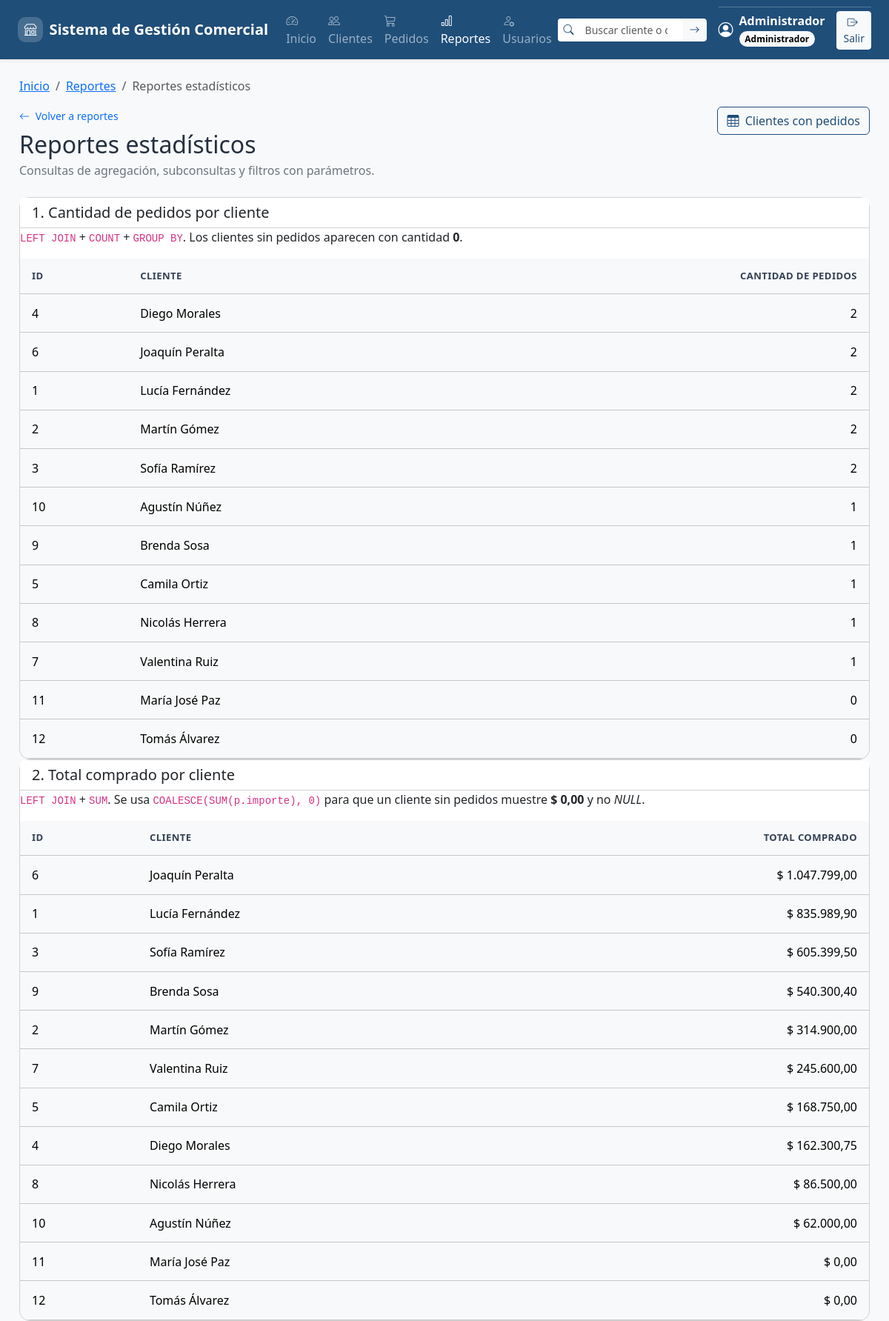
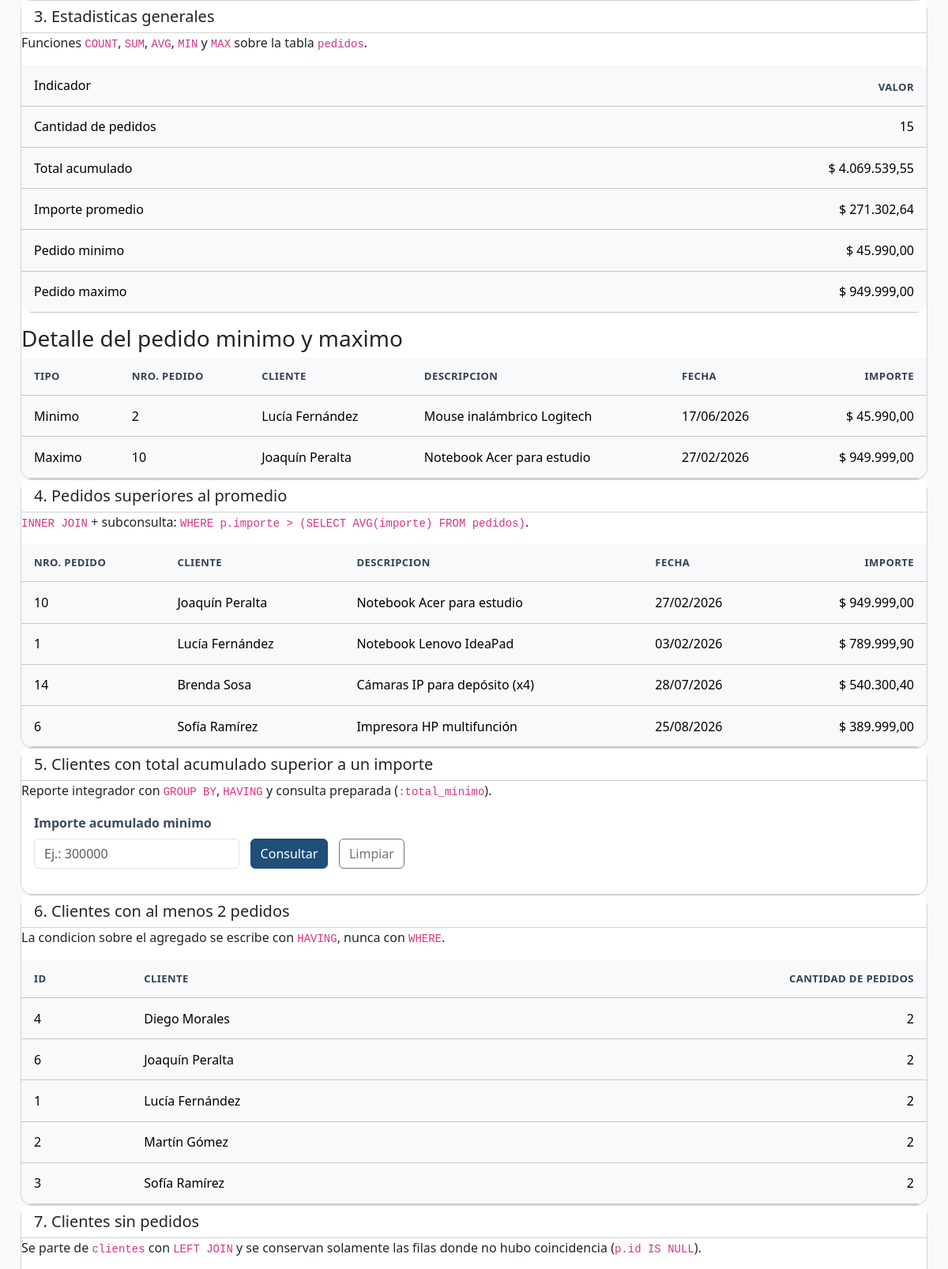
The app's page /reportes.php (signed in, upper part) with its own data (2 pictures, top to bottom).
### tables this page shows
CREATE TABLE IF NOT EXISTS `clientes` (
  `id` INT(11) NOT NULL AUTO_INCREMENT,
  `nombre` VARCHAR(80) NOT NULL,
  `email` VARCHAR(120) NOT NULL,
  `telefono` VARCHAR(30) DEFAULT NULL,
  `ciudad` VARCHAR(60) DEFAULT NULL,
  `fecha_alta` DATE NOT NULL,
  PRIMARY KEY (`id`)
);

CREATE TABLE IF NOT EXISTS `pedidos` (
  `id` INT(11) NOT NULL AUTO_INCREMENT,
  `cliente_id` INT(11) NOT NULL,
  `descripcion` VARCHAR(150) NOT NULL,
  `importe` DECIMAL(10,2) NOT NULL,
  `fecha_pedido` DATE NOT NULL,
  `estado` VARCHAR(20) NOT NULL DEFAULT 'pendiente',
  `usuario_id` INT(11) NOT NULL,
  PRIMARY KEY (`id`),
  KEY `fk_pedido_cliente` (`cliente_id`),
  KEY `fk_pedidos_usuario` (`usuario_id`),
  KEY `idx_pedidos_estado` (`estado`),
  KEY `idx_pedidos_fecha` (`fecha_pedido`),
  CONSTRAINT `fk_pedido_cliente`
    FOREIGN KEY (`cliente_id`) REFERENCES `clientes` (`id`)
    ON DELETE RESTRICT ON UPDATE CASCADE,
  CONSTRAINT `fk_pedidos_usuario`
    FOREIGN KEY (`usuario_id`) REFERENCES `usuarios` (`id`)
    ON DELETE RESTRICT ON UPDATE CASCADE,
  CONSTRAINT `chk_pedidos_importe` CHECK (`importe` > 0)
);

### reportes.php (the view, shortened to what the rows shown need)
<?php
require_once __DIR__ . "/includes/funciones.php";
$conexion = obtener_conexion();
function formatear_importe($valor): string
{
    return '$ ' . number_format((float) $valor, 2, ',', '.');
}
function formatear_fecha(?string $fecha): string
{
    $marca = strtotime($fecha);
    return $marca === false ? $fecha : date('d/m/Y', $marca);
}
$sql1 = "SELECT c.id,
                 c.nombre,
                 COUNT(p.id) AS cantidad_pedidos
          FROM clientes c
          LEFT JOIN pedidos p ON c.id = p.cliente_id
          GROUP BY c.id, c.nombre
          ORDER BY cantidad_pedidos DESC, c.nombre ASC";
$reporte1 = $conexion->query($sql1)->fetchAll();
$sql2 = "SELECT c.id,
                 c.nombre,
                 COALESCE(SUM(p.importe), 0) AS total_compras
          FROM clientes c
          LEFT JOIN pedidos p ON c.id = p.cliente_id
          GROUP BY c.id, c.nombre
          ORDER BY total_compras DESC, c.nombre ASC";
$reporte2 = $conexion->query($sql2)->fetchAll();
$sqlPedidoMinimo = "SELECT p.id,
                           c.nombre,
                           p.descripcion,
                           p.fecha_pedido,
                           p.importe
                    FROM pedidos p
                    INNER JOIN clientes c ON c.id = p.cliente_id
                    ORDER BY p.importe ASC, p.id ASC
                    LIMIT 1";
$pedidoMinimo = $conexion->query($sqlPedidoMinimo)->fetch() ?: null;
$sqlPedidoMaximo = "SELECT p.id,
                           c.nombre,
                           p.descripcion,
                           p.fecha_pedido,
                           p.importe
                    FROM pedidos p
                    INNER JOIN clientes c ON c.id = p.cliente_id
                    ORDER BY p.importe DESC, p.id ASC
                    LIMIT 1";
$pedidoMaximo = $conexion->query($sqlPedidoMaximo)->fetch() ?: null;
$sql4 = "SELECT p.id,
                 c.nombre,
                 p.descripcion,
                 p.fecha_pedido,
                 p.importe
          FROM pedidos p
          INNER JOIN clientes c ON c.id = p.cliente_id
          WHERE p.importe > (SELECT AVG(importe) FROM pedidos)
          ORDER BY p.importe DESC";
$reporte4 = $conexion->query($sql4)->fetchAll();
$sql6 = "SELECT c.id,
                 c.nombre,
                 COUNT(p.id) AS cantidad_pedidos
          FROM clientes c
          INNER JOIN pedidos p ON p.cliente_id = c.id
          GROUP BY c.id, c.nombre
          HAVING COUNT(p.id) >= 2
          ORDER BY cantidad_pedidos DESC, c.nombre ASC";
$reporte6 = $conexion->query($sql6)->fetchAll();
$sql9 = "SELECT p.id,
                 c.nombre,
                 p.descripcion,
                 p.fecha_pedido,
                 p.importe
          FROM pedidos p
          INNER JOIN clientes c ON c.id = p.cliente_id
          ORDER BY p.importe DESC, p.id ASC";
$reporte9 = $conexion->query($sql9)->fetchAll();
require_once __DIR__ . '/includes/header.php';
?>
<main id="contenidoPrincipal" class="contenedor">
    <div class="d-flex flex-column flex-md-row justify-content-between
                align-items-md-start gap-3 mb-4">
        <div>
            <h2 class="mt-2 mb-1">Reportes estadísticos</h2>
        </div>
    </div>
    <div class="card" id="reporte-1">
        <div class="card-header bg-white">
            <h2 class="h5 mb-0">1. Cantidad de pedidos por cliente</h2>
        </div>
        <div class="card-body p-0">
            <div class="table-responsive">
                <table class="table table-light mb-0">
                    <thead>
                        <tr>
                            <th>ID</th>
                            <th>Cliente</th>
                            <th class="numero">Cantidad de pedidos</th>
                        </tr>
                    </thead>
                    <tbody>
                        <?php foreach ($reporte1 as $fila): ?>
                            <tr>
                                <td><?= e($fila['id']) ?></td>
                                <td><?= e($fila['nombre']) ?></td>
                                <td class="numero"><?= e($fila['cantidad_pedidos']) ?></td>
                            </tr>
                        <?php endforeach; ?>
                    </tbody>
                </table>
            </div>
        </div>
    </div>
    <div class="card" id="reporte-2">
        <div class="card-header bg-white">
            <h2 class="h5 mb-0">2. Total comprado por cliente</h2>
        </div>
        <div class="card-body p-0">
            <div class="table-responsive">
                <table class="table table-light mb-0">
                    <thead>
                        <tr>
                            <th>ID</th>
                            <th>Cliente</th>
                            <th class="numero">Total comprado</th>
                        </tr>
                    </thead>
                    <tbody>
                        <?php foreach ($reporte2 as $fila): ?>
                            <tr>
                                <td><?= e($fila['id']) ?></td>
                                <td><?= e($fila['nombre']) ?></td>
                                <td class="numero">
                                    <?= e(formatear_importe($fila['total_compras'])) ?>
                                </td>
                            </tr>
                        <?php endforeach; ?>
                    </tbody>
                </table>
            </div>
        </div>
    </div>
    <div class="card" id="reporte-3">
        <div class="card-header bg-white">
            <h2 class="h5 mb-0">3. Estadisticas generales</h2>
        </div>
        <div class="card-body p-0">
            <div class="table-responsive">
                <table class="table table-light mb-0">
                    <thead>
                        <tr>
                            <td>Indicador</td>
                            <th class="numero">Valor</th>
                        </tr>
                    </thead>
                </table>
            </div>
            <?php if ($pedidoMinimo !== null && $pedidoMaximo !== null): ?>
                <h3 class="card-title mt-3">Detalle del pedido minimo y maximo</h3>
                <div class="table-responsive">
                    <table class="table table-light mb-0">
                        <thead>
                            <tr>
                                <th>Tipo</th>
                                <th>Nro. pedido</th>
                                <th>Cliente</th>
                                <th>Descripcion</th>
                                <th>Fecha</th>
                                <th class="numero">Importe</th>
                            </tr>
                        </thead>
                        <tbody>
                            <tr>
                                <td>Minimo</td>
                                <td><?= e($pedidoMinimo['id']) ?></td>
                                <td><?= e($pedidoMinimo['nombre']) ?></td>
                                <td><?= e($pedidoMinimo['descripcion']) ?></td>
                                <td><?= e(formatear_fecha($pedidoMinimo['fecha_pedido'])) ?></td>
                                <td class="numero"><?= e(formatear_importe($pedidoMinimo['importe'])) ?></td>
                            </tr>
                            <tr>
                                <td>Maximo</td>
                                <td><?= e($pedidoMaximo['id']) ?></td>
                                <td><?= e($pedidoMaximo['nombre']) ?></td>
                                <td><?= e($pedidoMaximo['descripcion']) ?></td>
                                <td><?= e(formatear_fecha($pedidoMaximo['fecha_pedido'])) ?></td>
                                <td class="numero"><?= e(formatear_importe($pedidoMaximo['importe'])) ?></td>
                            </tr>
                        </tbody>
                    </table>
                </div>
            <?php endif; ?>
        </div>
    </div>
    <div class="card" id="reporte-4">
        <div class="card-header bg-white">
            <h2 class="h5 mb-0">4. Pedidos superiores al promedio</h2>
        </div>
        <div class="card-body p-0">
            <?php if (count($reporte4) === 0): ?>
                <p class="sin-resultados p-3">Todavia no hay pedidos superiores al promedio.</p>
            <?php else: ?>
                <div class="table-responsive">
                    <table class="table table-light mb-0">
                        <thead>
                            <tr>
                                <th>Nro. pedido</th>
                                <th>Cliente</th>
                                <th>Descripcion</th>
                                <th>Fecha</th>
                                <th class="numero">Importe</th>
                            </tr>
                        </thead>
                        <tbody>
                            <?php foreach ($reporte4 as $fila): ?>
                                <tr>
                                    <td><?= e($fila['id']) ?></td>
                                    <td><?= e($fila['nombre']) ?></td>
                                    <td><?= e($fila['descripcion']) ?></td>
                                    <td><?= e(formatear_fecha($fila['fecha_pedido'])) ?></td>
                                    <td class="numero"><?= e(formatear_importe($fila['importe'])) ?></td>
                                </tr>
                            <?php endforeach; ?>
                        </tbody>
                    </table>
                </div>
            <?php endif; ?>
        </div>
    </div>
    <div class="card" id="reporte-5">
        <div class="card-header bg-white">
            <h2 class="h5 mb-0">5. Clientes con total acumulado superior a un importe</h2>
        </div>
    </div>
    <div class="card" id="reporte-6">
        <div class="card-header bg-white">
            <h2 class="h5 mb-0">6. Clientes con al menos 2 pedidos</h2>
        </div>
        <div class="card-body p-0">
            <?php if (count($reporte6) === 0): ?>
                <p class="sin-resultados p-3">
                    Ningun cliente tiene 2 pedidos o mas.
                </p>
            <?php else: ?>
                <div class="table-responsive">
                    <table class="table table-light mb-0">
                        <thead>
                            <tr>
                                <th>ID</th>
                                <th>Cliente</th>
                                <th class="numero">Cantidad de pedidos</th>
                            </tr>
                        </thead>
                        <tbody>
                            <?php foreach ($reporte6 as $fila): ?>
                                <tr>
                                    <td><?= e($fila['id']) ?></td>
                                    <td><?= e($fila['nombre']) ?></td>
                                    <td class="numero"><?= e($fila['cantidad_pedidos']) ?></td>
                                </tr>
                            <?php endforeach; ?>
                        </tbody>
                    </table>
                </div>
            <?php endif; ?>
        </div>
    </div>
    <div class="card" id="reporte-7">
        <div class="card-header bg-white">
            <h2 class="h5 mb-0">7. Clientes sin pedidos</h2>
        </div>
    </div>
</main>
<?php require_once __DIR__ . '/includes/footer.php'; ?>

### records on screen
clientes: id "4", nombre "Diego Morales", cantidad_pedidos "2", total_compras "$ 162.300,75"
clientes: id "6", nombre "Joaquín Peralta", cantidad_pedidos "2", total_compras "$ 1.047.799,00"
clientes: id "1", nombre "Lucía Fernández", cantidad_pedidos "2", total_compras "$ 835.989,90"
clientes: id "2", nombre "Martín Gómez", cantidad_pedidos "2", total_compras "$ 314.900,00"
clientes: id "3", nombre "Sofía Ramírez", cantidad_pedidos "2", total_compras "$ 605.399,50"
clientes: id "10", nombre "Agustín Núñez", cantidad_pedidos "1", total_compras "$ 62.000,00"
clientes: id "9", nombre "Brenda Sosa", cantidad_pedidos "1", total_compras "$ 540.300,40"
clientes: id "5", nombre "Camila Ortiz", cantidad_pedidos "1", total_compras "$ 168.750,00"
clientes: id "8", nombre "Nicolás Herrera", cantidad_pedidos "1", total_compras "$ 86.500,00"
clientes: id "7", nombre "Valentina Ruiz", cantidad_pedidos "1", total_compras "$ 245.600,00"
clientes: id "11", nombre "María José Paz", cantidad_pedidos "0", total_compras "$ 0,00"
clientes: id "12", nombre "Tomás Álvarez", cantidad_pedidos "0", total_compras "$ 0,00"
pedidos: id "2", descripcion "Mouse inalámbrico Logitech", fecha_pedido "17/06/2026", importe "$ 45.990,00"
pedidos: id "10", descripcion "Notebook Acer para estudio", fecha_pedido "27/02/2026", importe "$ 949.999,00", cliente.nombre "Joaquín Peralta"
pedidos: id "1", cliente.nombre "Lucía Fernández", descripcion "Notebook Lenovo IdeaPad", fecha_pedido "03/02/2026", importe "$ 789.999,90"
pedidos: id "14", cliente.nombre "Brenda Sosa", descripcion "Cámaras IP para depósito (x4)", fecha_pedido "28/07/2026", importe "$ 540.300,40"
pedidos: id "6", cliente.nombre "Sofía Ramírez", descripcion "Impresora HP multifunción", fecha_pedido "25/08/2026", importe "$ 389.999,00"

### other values on screen
$nombreUsuario "Administrador"
etiqueta_rol($rol) "Administrador"
$texto "Inicio"
$texto "Reportes"
$texto "Reportes estadísticos"
$estadisticas['cantidad'] "15"
formatear_importe($estadisticas['total']) "$ 4.069.539,55"
formatear_importe($estadisticas['promedio']) "$ 271.302,64"
formatear_importe($estadisticas['minimo']) "$ 45.990,00"
formatear_importe($estadisticas['maximo']) "$ 949.999,00"
